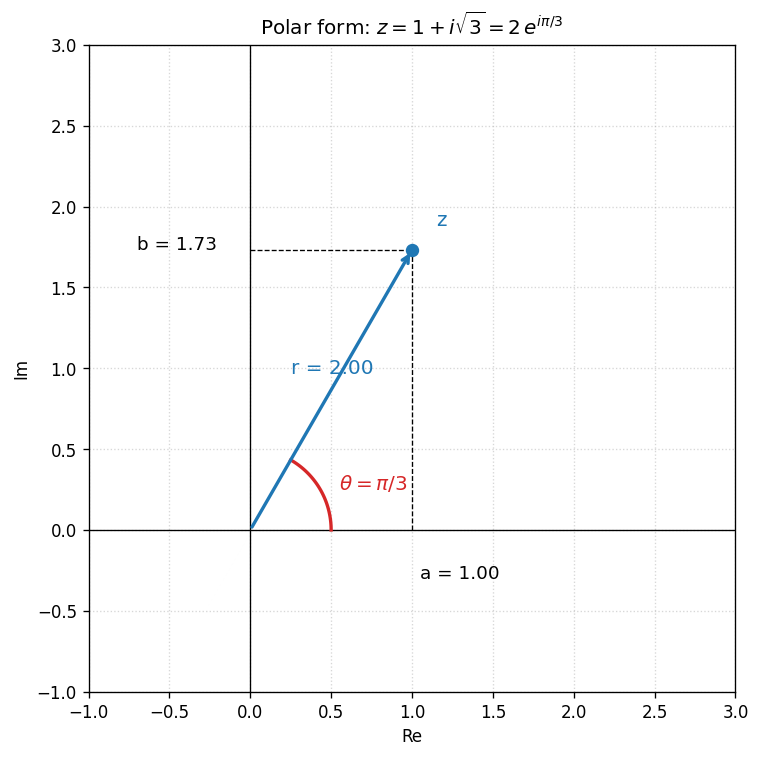

The Python source for this figure:
"""fig09 — a point shown with both cartesian (a, b) and polar (r, θ) labels."""
import numpy as np
import matplotlib.pyplot as plt
from _helpers import new_axes, point, save_and_show

z = 1 + 1j * np.sqrt(3)        # r = 2, θ = π/3
r = abs(z)
theta = np.angle(z)

fig, ax = new_axes(xlim=(-1, 3), ylim=(-1, 3),
                   title=r"Polar form: $z = 1 + i\sqrt{3} = 2\,e^{i\pi/3}$")

# arrow from origin to z
ax.annotate("", xy=(z.real, z.imag), xytext=(0, 0),
            arrowprops=dict(arrowstyle="->", color="C0", lw=2))

# radius label
ax.text(z.real / 2 - 0.25, z.imag / 2 + 0.1, f"r = {r:.2f}",
        color="C0", fontsize=12)

# arc showing θ
arc_t = np.linspace(0, theta, 60)
ax.plot(0.5 * np.cos(arc_t), 0.5 * np.sin(arc_t), color="C3", lw=2)
ax.text(0.55, 0.25, r"$\theta = \pi/3$", color="C3", fontsize=12)

# cartesian dashed projections
ax.plot([z.real, z.real], [0, z.imag], "k--", lw=0.8)
ax.plot([0, z.real], [z.imag, z.imag], "k--", lw=0.8)
ax.text(z.real + 0.05, -0.3, f"a = {z.real:.2f}", fontsize=11)
ax.text(-0.7, z.imag, f"b = {z.imag:.2f}", fontsize=11)

point(ax, z, label="z", color="C0")
save_and_show(fig, "fig09_polar_basic.png")
